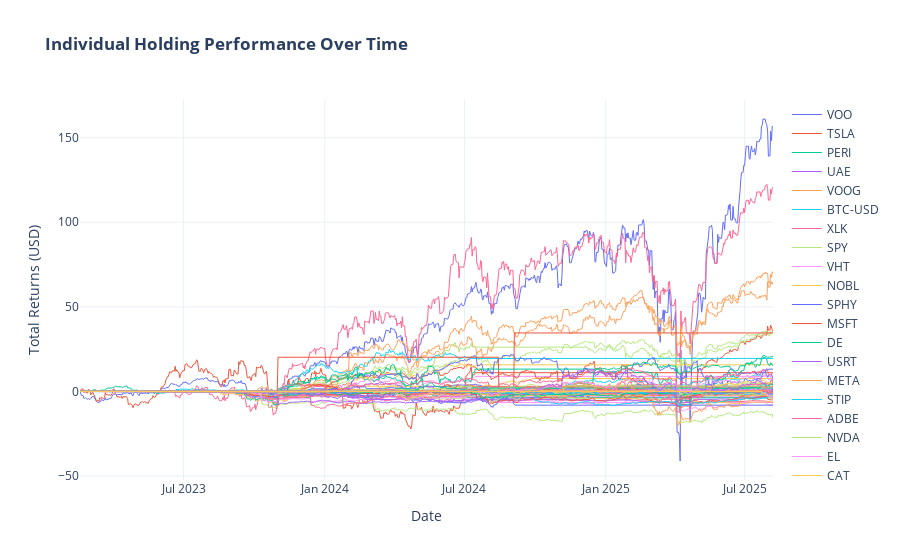

Here is the notebook cell this chart was saved with:
### Code cell
fig_holdings = go.Figure()

for symbol in total_returns.columns:
    fig_holdings.add_trace(
        go.Scatter(
            x=total_returns.index,
            y=total_returns[symbol],
            mode="lines",
            name=symbol,
            line=dict(width=1),
        )
    )

fig_holdings.update_layout(
    title_text="<b>Individual Holding Performance Over Time</b>",
    template="plotly_white",
    xaxis_title="Date",
    yaxis_title=f"Total Returns ({config.BASE_CURRENCY})",
)

fig_holdings.show()

### Figure 1 — Plotly figure (JSON) as saved in the notebook; plotly's stock layout.template omitted (floating-point values rounded to 4 significant figures; data arrays with more than 128 entries replaced by an {"elided": "..."} marker saying what was removed)
{"data": [{"line": {"width": 1}, "mode": "lines", "name": "VOO", "type": "scatter", "x": {"elided": "904 str values"}, "y": {"elided": "904 float values"}}, {"line": {"width": 1}, "mode": "lines", "name": "TSLA", "type": "scatter", "x": {"elided": "904 str values"}, "y": {"elided": "904 float values"}}, {"line": {"width": 1}, "mode": "lines", "name": "PERI", "type": "scatter", "x": {"elided": "904 str values"}, "y": {"elided": "904 float values"}}, {"line": {"width": 1}, "mode": "lines", "name": "UAE", "type": "scatter", "x": {"elided": "904 str values"}, "y": {"elided": "904 float values"}}, {"line": {"width": 1}, "mode": "lines", "name": "VOOG", "type": "scatter", "x": {"elided": "904 str values"}, "y": {"elided": "904 float values"}}, {"line": {"width": 1}, "mode": "lines", "name": "BTC-USD", "type": "scatter", "x": {"elided": "904 str values"}, "y": {"elided": "904 float values"}}, {"line": {"width": 1}, "mode": "lines", "name": "XLK", "type": "scatter", "x": {"elided": "904 str values"}, "y": {"elided": "904 float values"}}, {"line": {"width": 1}, "mode": "lines", "name": "SPY", "type": "scatter", "x": {"elided": "904 str values"}, "y": {"elided": "904 float values"}}, {"line": {"width": 1}, "mode": "lines", "name": "VHT", "type": "scatter", "x": {"elided": "904 str values"}, "y": {"elided": "904 float values"}}, {"line": {"width": 1}, "mode": "lines", "name": "NOBL", "type": "scatter", "x": {"elided": "904 str values"}, "y": {"elided": "904 float values"}}, {"line": {"width": 1}, "mode": "lines", "name": "SPHY", "type": "scatter", "x": {"elided": "904 str values"}, "y": {"elided": "904 float values"}}, {"line": {"width": 1}, "mode": "lines", "name": "MSFT", "type": "scatter", "x": {"elided": "904 str values"}, "y": {"elided": "904 float values"}}, {"line": {"width": 1}, "mode": "lines", "name": "DE", "type": "scatter", "x": {"elided": "904 str values"}, "y": {"elided": "904 float values"}}, {"line": {"width": 1}, "mode": "lines", "name": "USRT", "type": "scatter", "x": {"elided": "904 str values"}, "y": {"elided": "904 float values"}}, {"line": {"width": 1}, "mode": "lines", "name": "META", "type": "scatter", "x": {"elided": "904 str values"}, "y": {"elided": "904 float values"}}, {"line": {"width": 1}, "mode": "lines", "name": "STIP", "type": "scatter", "x": {"elided": "904 str values"}, "y": {"elided": "904 float values"}}, {"line": {"width": 1}, "mode": "lines", "name": "ADBE", "type": "scatter", "x": {"elided": "904 str values"}, "y": {"elided": "904 float values"}}, {"line": {"width": 1}, "mode": "lines", "name": "NVDA", "type": "scatter", "x": {"elided": "904 str values"}, "y": {"elided": "904 float values"}}, {"line": {"width": 1}, "mode": "lines", "name": "EL", "type": "scatter", "x": {"elided": "904 str values"}, "y": {"elided": "904 float values"}}, {"line": {"width": 1}, "mode": "lines", "name": "CAT", "type": "scatter", "x": {"elided": "904 str values"}, "y": {"elided": "904 float values"}}, {"line": {"width": 1}, "mode": "lines", "name": "BKNG", "type": "scatter", "x": {"elided": "904 str values"}, "y": {"elided": "904 float values"}}, {"line": {"width": 1}, "mode": "lines", "name": "BA", "type": "scatter", "x": {"elided": "904 str values"}, "y": {"elided": "904 float values"}}, {"line": {"width": 1}, "mode": "lines", "name": "SHOP", "type": "scatter", "x": {"elided": "904 str values"}, "y": {"elided": "904 float values"}}, {"line": {"width": 1}, "mode": "lines", "name": "LUX", "type": "scatter", "x": {"elided": "904 str values"}, "y": {"elided": "904 float values"}}, {"line": {"width": 1}, "mode": "lines", "name": "IBB", "type": "scatter", "x": {"elided": "904 str values"}, "y": {"elided": "904 float values"}}, {"line": {"width": 1}, "mode": "lines", "name": "COIN", "type": "scatter", "x": {"elided": "904 str values"}, "y": {"elided": "904 float values"}}, {"line": {"width": 1}, "mode": "lines", "name": "OCSL", "type": "scatter", "x": {"elided": "904 str values"}, "y": {"elided": "904 float values"}}, {"line": {"width": 1}, "mode": "lines", "name": "TPVG", "type": "scatter", "x": {"elided": "904 str values"}, "y": {"elided": "904 float values"}}, {"line": {"width": 1}, "mode": "lines", "name": "GSBD", "type": "scatter", "x": {"elided": "904 str values"}, "y": {"elided": "904 float values"}}, {"line": {"width": 1}, "mode": "lines", "name": "NVO", "type": "scatter", "x": {"elided": "904 str values"}, "y": {"elided": "904 float values"}}, {"line": {"width": 1}, "mode": "lines", "name": "LLY", "type": "scatter", "x": {"elided": "904 str values"}, "y": {"elided": "904 float values"}}, {"line": {"width": 1}, "mode": "lines", "name": "TQQQ", "type": "scatter", "x": {"elided": "904 str values"}, "y": {"elided": "904 float values"}}, {"line": {"width": 1}, "mode": "lines", "name": "MOAT", "type": "scatter", "x": {"elided": "904 str values"}, "y": {"elided": "904 float values"}}, {"line": {"width": 1}, "mode": "lines", "name": "BRW", "type": "scatter", "x": {"elided": "904 str values"}, "y": {"elided": "904 float values"}}, {"line": {"width": 1}, "mode": "lines", "name": "CLM", "type": "scatter", "x": {"elided": "904 str values"}, "y": {"elided": "904 float values"}}, {"line": {"width": 1}, "mode": "lines", "name": "SPXL", "type": "scatter", "x": {"elided": "904 str values"}, "y": {"elided": "904 float values"}}, {"line": {"width": 1}, "mode": "lines", "name": "GOF", "type": "scatter", "x": {"elided": "904 str values"}, "y": {"elided": "904 float values"}}, {"line": {"width": 1}, "mode": "lines", "name": "CEFS", "type": "scatter", "x": {"elided": "904 str values"}, "y": {"elided": "904 float values"}}, {"line": {"width": 1}, "mode": "lines", "name": "ALDAR", "type": "scatter", "x": {"elided": "904 str values"}, "y": {"elided": "904 float values"}}, {"line": {"width": 1}, "mode": "lines", "name": "BURJEEL", "type": "scatter", "x": {"elided": "904 str values"}, "y": {"elided": "904 float values"}}, {"line": {"width": 1}, "mode": "lines", "name": "CHADX15", "type": "scatter", "x": {"elided": "904 str values"}, "y": {"elided": "904 float values"}}, {"line": {"width": 1}, "mode": "lines", "name": "IHC", "type": "scatter", "x": {"elided": "904 str values"}, "y": {"elided": "904 float values"}}, {"line": {"width": 1}, "mode": "lines", "name": "EMAAR", "type": "scatter", "x": {"elided": "904 str values"}, "y": {"elided": "904 float values"}}, {"line": {"width": 1}, "mode": "lines", "name": "MULTIPLY", "type": "scatter", "x": {"elided": "904 str values"}, "y": {"elided": "904 float values"}}, {"line": {"width": 1}, "mode": "lines", "name": "ASM", "type": "scatter", "x": {"elided": "904 str values"}, "y": {"elided": "904 float values"}}, {"line": {"width": 1}, "mode": "lines", "name": "AMR", "type": "scatter", "x": {"elided": "904 str values"}, "y": {"elided": "904 float values"}}, {"line": {"width": 1}, "mode": "lines", "name": "AMZN", "type": "scatter", "x": {"elided": "904 str values"}, "y": {"elided": "904 float values"}}, {"line": {"width": 1}, "mode": "lines", "name": "INDA", "type": "scatter", "x": {"elided": "904 str values"}, "y": {"elided": "904 float values"}}, {"line": {"width": 1}, "mode": "lines", "name": "VBK", "type": "scatter", "x": {"elided": "904 str values"}, "y": {"elided": "904 float values"}}, {"line": {"width": 1}, "mode": "lines", "name": "PAK", "type": "scatter", "x": {"elided": "904 str values"}, "y": {"elided": "904 float values"}}, {"line": {"width": 1}, "mode": "lines", "name": "KSA", "type": "scatter", "x": {"elided": "904 str values"}, "y": {"elided": "904 float values"}}, {"line": {"width": 1}, "mode": "lines", "name": "IJR", "type": "scatter", "x": {"elided": "904 str values"}, "y": {"elided": "904 float values"}}, {"line": {"width": 1}, "mode": "lines", "name": "MCHI", "type": "scatter", "x": {"elided": "904 str values"}, "y": {"elided": "904 float values"}}, {"line": {"width": 1}, "mode": "lines", "name": "SPSM", "type": "scatter", "x": {"elided": "904 str values"}, "y": {"elided": "904 float values"}}, {"line": {"width": 1}, "mode": "lines", "name": "EWJ", "type": "scatter", "x": {"elided": "904 str values"}, "y": {"elided": "904 float values"}}, {"line": {"width": 1}, "mode": "lines", "name": "MBB", "type": "scatter", "x": {"elided": "904 str values"}, "y": {"elided": "904 float values"}}, {"line": {"width": 1}, "mode": "lines", "name": "IPO", "type": "scatter", "x": {"elided": "904 str values"}, "y": {"elided": "904 float values"}}, {"line": {"width": 1}, "mode": "lines", "name": "ARKK", "type": "scatter", "x": {"elided": "904 str values"}, "y": {"elided": "904 float values"}}, {"line": {"width": 1}, "mode": "lines", "name": "XLF", "type": "scatter", "x": {"elided": "904 str values"}, "y": {"elided": "904 float values"}}, {"line": {"width": 1}, "mode": "lines", "name": "VXUS", "type": "scatter", "x": {"elided": "904 str values"}, "y": {"elided": "904 float values"}}, {"line": {"width": 1}, "mode": "lines", "name": "ROM", "type": "scatter", "x": {"elided": "904 str values"}, "y": {"elided": "904 float values"}}, {"line": {"width": 1}, "mode": "lines", "name": "ARM", "type": "scatter", "x": {"elided": "904 str values"}, "y": {"elided": "904 float values"}}, {"line": {"width": 1}, "mode": "lines", "name": "RYAAY", "type": "scatter", "x": {"elided": "904 str values"}, "y": {"elided": "904 float values"}}, {"line": {"width": 1}, "mode": "lines", "name": "APO", "type": "scatter", "x": {"elided": "904 str values"}, "y": {"elided": "904 float values"}}, {"line": {"width": 1}, "mode": "lines", "name": "KKR", "type": "scatter", "x": {"elided": "904 str values"}, "y": {"elided": "904 float values"}}, {"line": {"width": 1}, "mode": "lines", "name": "JPMB", "type": "scatter", "x": {"elided": "904 str values"}, "y": {"elided": "904 float values"}}, {"line": {"width": 1}, "mode": "lines", "name": "SMOT", "type": "scatter", "x": {"elided": "904 str values"}, "y": {"elided": "904 float values"}}, {"line": {"width": 1}, "mode": "lines", "name": "XLV", "type": "scatter", "x": {"elided": "904 str values"}, "y": {"elided": "904 float values"}}, {"line": {"width": 1}, "mode": "lines", "name": "BRK-B", "type": "scatter", "x": {"elided": "904 str values"}, "y": {"elided": "904 float values"}}, {"line": {"width": 1}, "mode": "lines", "name": "BX", "type": "scatter", "x": {"elided": "904 str values"}, "y": {"elided": "904 float values"}}], "layout": {"title": {"text": "<b>Individual Holding Performance Over Time</b>"}, "xaxis": {"title": {"text": "Date"}}, "yaxis": {"title": {"text": "Total Returns (USD)"}}}}
